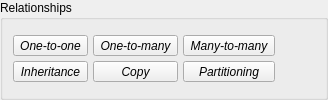
       <widget class="QGroupBox" name="rels_grp">
        <property name="title">
         <string>Relationships</string>
        </property>
        <layout class="QGridLayout" name="gridLayout_6">
         <property name="leftMargin">
          <number>5</number>
         </property>
         <property name="topMargin">
          <number>5</number>
         </property>
         <property name="rightMargin">
          <number>5</number>
         </property>
         <property name="bottomMargin">
          <number>5</number>
         </property>
         <property name="spacing">
          <number>5</number>
         </property>
         <item row="0" column="0">
          <widget class="QWidget" name="rel_btns_wgt" native="true">
           <property name="sizePolicy">
            <sizepolicy hsizetype="Preferred" vsizetype="Fixed">
             <horstretch>0</horstretch>
             <verstretch>0</verstretch>
            </sizepolicy>
           </property>
           <layout class="QGridLayout" name="gridLayout_5">
            <property name="leftMargin">
             <number>5</number>
            </property>
            <property name="topMargin">
             <number>5</number>
            </property>
            <property name="rightMargin">
             <number>5</number>
            </property>
            <property name="bottomMargin">
             <number>5</number>
            </property>
            <property name="spacing">
             <number>5</number>
            </property>
            <item row="0" column="2">
             <widget class="QToolButton" name="relnn_tb">
              <property name="sizePolicy">
               <sizepolicy hsizetype="Preferred" vsizetype="Fixed">
                <horstretch>0</horstretch>
                <verstretch>0</verstretch>
               </sizepolicy>
              </property>
              <property name="font">
               <font>
                <italic>true</italic>
                <bold>false</bold>
               </font>
              </property>
              <property name="focusPolicy">
               <enum>Qt::NoFocus</enum>
              </property>
              <property name="text">
               <string>Many-to-many</string>
              </property>
              <property name="icon">
               <iconset resource="../../res/resources.qrc">
                <normaloff>:/icons/icons/relationshipnn.png</normaloff>:/icons/icons/relationshipnn.png</iconset>
              </property>
              <property name="iconSize">
               <size>
                <width>32</width>
                <height>32</height>
               </size>
              </property>
              <property name="popupMode">
               <enum>QToolButton::InstantPopup</enum>
              </property>
              <property name="toolButtonStyle">
               <enum>Qt::ToolButtonTextUnderIcon</enum>
              </property>
             </widget>
            </item>
            <item row="0" column="1">
             <widget class="QToolButton" name="rel1n_tb">
              <property name="sizePolicy">
               <sizepolicy hsizetype="Preferred" vsizetype="Fixed">
                <horstretch>0</horstretch>
                <verstretch>0</verstretch>
               </sizepolicy>
              </property>
              <property name="font">
               <font>
                <italic>true</italic>
                <bold>false</bold>
               </font>
              </property>
              <property name="focusPolicy">
               <enum>Qt::NoFocus</enum>
              </property>
              <property name="text">
               <string>One-to-many</string>
              </property>
              <property name="icon">
               <iconset resource="../../res/resources.qrc">
                <normaloff>:/icons/icons/relationship1n.png</normaloff>:/icons/icons/relationship1n.png</iconset>
              </property>
              <property name="iconSize">
               <size>
                <width>32</width>
                <height>32</height>
               </size>
              </property>
              <property name="popupMode">
               <enum>QToolButton::InstantPopup</enum>
              </property>
              <property name="toolButtonStyle">
               <enum>Qt::ToolButtonTextUnderIcon</enum>
              </property>
             </widget>
            </item>
            <item row="0" column="0">
             <widget class="QToolButton" name="rel11_tb">
              <property name="sizePolicy">
               <sizepolicy hsizetype="Preferred" vsizetype="Fixed">
                <horstretch>0</horstretch>
                <verstretch>0</verstretch>
               </sizepolicy>
              </property>
              <property name="font">
               <font>
                <italic>true</italic>
                <bold>false</bold>
               </font>
              </property>
              <property name="focusPolicy">
               <enum>Qt::NoFocus</enum>
              </property>
              <property name="text">
               <string>One-to-one</string>
              </property>
              <property name="icon">
               <iconset resource="../../res/resources.qrc">
                <normaloff>:/icons/icons/relationship11.png</normaloff>:/icons/icons/relationship11.png</iconset>
              </property>
              <property name="iconSize">
               <size>
                <width>32</width>
                <height>32</height>
               </size>
              </property>
              <property name="popupMode">
               <enum>QToolButton::InstantPopup</enum>
              </property>
              <property name="toolButtonStyle">
               <enum>Qt::ToolButtonTextUnderIcon</enum>
              </property>
             </widget>
            </item>
            <item row="1" column="0">
             <widget class="QToolButton" name="relgen_tb">
              <property name="sizePolicy">
               <sizepolicy hsizetype="Preferred" vsizetype="Fixed">
                <horstretch>0</horstretch>
                <verstretch>0</verstretch>
               </sizepolicy>
              </property>
              <property name="font">
               <font>
                <italic>true</italic>
                <bold>false</bold>
               </font>
              </property>
              <property name="focusPolicy">
               <enum>Qt::NoFocus</enum>
              </property>
              <property name="text">
               <string>Inheritance</string>
              </property>
              <property name="icon">
               <iconset resource="../../res/resources.qrc">
                <normaloff>:/icons/icons/relationshipgen.png</normaloff>:/icons/icons/relationshipgen.png</iconset>
              </property>
              <property name="iconSize">
               <size>
                <width>32</width>
                <height>32</height>
               </size>
              </property>
              <property name="popupMode">
               <enum>QToolButton::InstantPopup</enum>
              </property>
              <property name="toolButtonStyle">
               <enum>Qt::ToolButtonTextUnderIcon</enum>
              </property>
             </widget>
            </item>
            <item row="1" column="1">
             <widget class="QToolButton" name="reldep_tb">
              <property name="sizePolicy">
               <sizepolicy hsizetype="Preferred" vsizetype="Fixed">
                <horstretch>0</horstretch>
                <verstretch>0</verstretch>
               </sizepolicy>
              </property>
              <property name="font">
               <font>
                <italic>true</italic>
                <bold>false</bold>
               </font>
              </property>
              <property name="focusPolicy">
               <enum>Qt::NoFocus</enum>
              </property>
              <property name="text">
               <string>Copy</string>
              </property>
              <property name="icon">
               <iconset resource="../../res/resources.qrc">
                <normaloff>:/icons/icons/relationshipdep.png</normaloff>:/icons/icons/relationshipdep.png</iconset>
              </property>
              <property name="iconSize">
               <size>
                <width>32</width>
                <height>32</height>
               </size>
              </property>
              <property name="popupMode">
               <enum>QToolButton::InstantPopup</enum>
              </property>
              <property name="toolButtonStyle">
               <enum>Qt::ToolButtonTextUnderIcon</enum>
              </property>
             </widget>
            </item>
            <item row="1" column="2">
             <widget class="QToolButton" name="relpart_tb">
              <property name="sizePolicy">
               <sizepolicy hsizetype="Preferred" vsizetype="Fixed">
                <horstretch>0</horstretch>
                <verstretch>0</verstretch>
               </sizepolicy>
              </property>
              <property name="font">
               <font>
                <italic>true</italic>
                <bold>false</bold>
               </font>
              </property>
              <property name="focusPolicy">
               <enum>Qt::NoFocus</enum>
              </property>
              <property name="text">
               <string>Partitioning</string>
              </property>
              <property name="icon">
               <iconset resource="../../res/resources.qrc">
                <normaloff>:/icons/icons/relationshippart.png</normaloff>:/icons/icons/relationshippart.png</iconset>
              </property>
              <property name="iconSize">
               <size>
                <width>32</width>
                <height>32</height>
               </size>
              </property>
              <property name="popupMode">
               <enum>QToolButton::InstantPopup</enum>
              </property>
              <property name="toolButtonStyle">
               <enum>Qt::ToolButtonTextUnderIcon</enum>
              </property>
             </widget>
            </item>
           </layout>
          </widget>
         </item>
         <item row="0" column="1">
          <spacer name="horizontalSpacer">
           <property name="orientation">
            <enum>Qt::Horizontal</enum>
           </property>
           <property name="sizeHint" stdset="0">
            <size>
             <width>40</width>
             <height>20</height>
            </size>
           </property>
          </spacer>
         </item>
        </layout>
       </widget>
